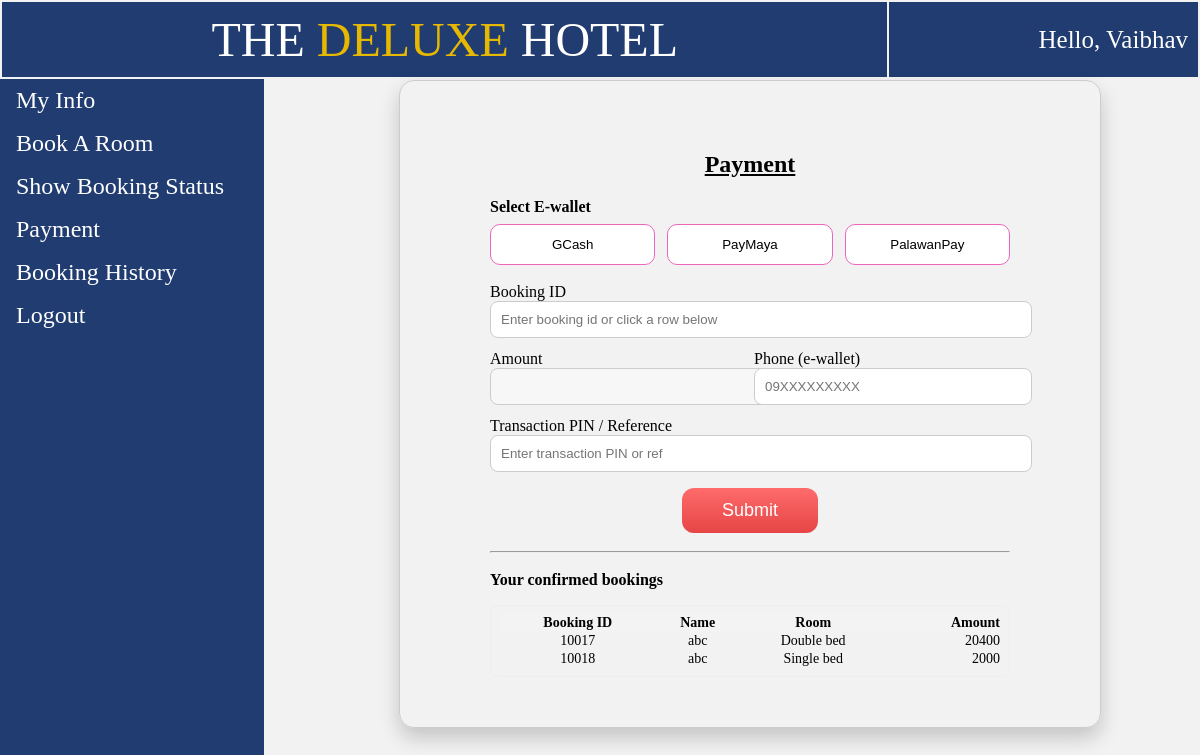
The page /user_payment.php on the database its author committed.
### tables this page shows
CREATE TABLE `temp_session` (
  `phone` int(11) NOT NULL,
  `password` varchar(20) NOT NULL,
  `name` varchar(20) NOT NULL,
  `email` varchar(30) NOT NULL,
  `idproof` varchar(20) NOT NULL,
  `dob` date NOT NULL
);

CREATE TABLE `confirmed_booking` (
  `phone` int(11) NOT NULL,
  `name` varchar(20) NOT NULL,
  `idproof` varchar(20) NOT NULL,
  `room_type` varchar(20) NOT NULL,
  `checkin` date NOT NULL,
  `checkout` date NOT NULL,
  `days` int(11) NOT NULL,
  `ac` varchar(5) NOT NULL,
  `breakfast` varchar(5) NOT NULL,
  `lunch` varchar(5) NOT NULL,
  `snacks` varchar(5) NOT NULL,
  `dinner` varchar(5) NOT NULL,
  `swimming` varchar(5) NOT NULL,
  `price` int(11) NOT NULL,
  `book_id` int(11) NOT NULL
);

### user_payment.php (the view, shortened to what this page needs)
<!DOCTYPE html>
<html>
<head>
</head>
<body>
	<?php
		$conn = new mysqli("localhost","root","", "iwp");
		$sql = "SELECT * from temp_session";
		$result=mysqli_query($conn, $sql);
		$row=mysqli_fetch_row($result); ?>
	<table style="width: 100%;">
		<tr>
			<td id="td1" style="padding: 10px; font-size: 48px;">THE <p style="color: #e6b800; display: inline;">DELUXE</p> HOTEL</td>
			<td id="td1" style="font-size: 25px; text-align: right;">Hello, <?php echo $row[2]; ?></td>
		</tr>
	</table>
	<ul>
		<li><a href="user_view.php">My Info</a></li>
		<li><a href="bookroom.php">Book A Room</a></li>
		<li><a href="user_room_status.php">Show Booking Status</a></li>
		<li><a href="user_payment.php">Payment</a></li>
		<li><a href="user_booking_history.php">Booking History</a></li>
		<li><a href="index.php">Logout</a></li>
	</ul>
	<div style="margin-left:25%;padding:1px 16px;height:1000px;">
		<div class="basic_box">
			<h2 style="text-align:center; text-decoration:underline;">Payment</h2>
			<?php
				$conn = new mysqli("localhost","root","", "iwp");
				$sql1 = "SELECT * from confirmed_booking";
				$bookings = [];
				if ($result=mysqli_query($conn,$sql1)) {
					while ($row=mysqli_fetch_array($result, MYSQLI_BOTH)) {
						$bookings[] = $row;
					}
				}
			?>
			<div id="ewallet-ui" style="max-width:520px;margin:0 auto;">
				<label style="display:block;margin-bottom:8px;font-weight:bold;">Select E-wallet</label>
				<div style="display:flex;gap:12px;margin-bottom:18px;">
					<button type="button" class="ewallet-btn" data-provider="Gcash" style="flex:1;padding:12px;border-radius:10px;border:1px solid #e6b; background:#fff;">GCash</button>
					<button type="button" class="ewallet-btn" data-provider="Paymaya" style="flex:1;padding:12px;border-radius:10px;border:1px solid #e6b; background:#fff;">PayMaya</button>
					<button type="button" class="ewallet-btn" data-provider="PalawanPay" style="flex:1;padding:12px;border-radius:10px;border:1px solid #e6b; background:#fff;">PalawanPay</button>
				</div>
				<div style="margin-bottom:12px;">
					<label>Booking ID</label>
					<input id="book-id" type="text" placeholder="Enter booking id or click a row below" style="width:100%;padding:10px;border-radius:8px;border:1px solid #ccc;" />
				</div>
				<div style="margin-bottom:12px;display:flex;gap:8px;">
						<div style="flex:1;">
						<label>Amount</label>
						<input id="amount" type="text" readonly style="width:100%;padding:10px;border-radius:8px;border:1px solid #ccc;background:#f7f7f7;" />
					</div>
					<div style="flex:1;">
						<label>Phone (e-wallet)</label>
						<input id="phone" name="phone" type="text" placeholder="09XXXXXXXXX" style="width:100%;padding:10px;border-radius:8px;border:1px solid #ccc;" />
					</div>
				</div>
				<div style="margin-bottom:12px;">
					<label>Transaction PIN / Reference</label>
					<input id="txn_ref" type="password" placeholder="Enter transaction PIN or ref" style="width:100%;padding:10px;border-radius:8px;border:1px solid #ccc;" />
				</div>
				<form id="pay-form" action="payment.php" method="post">
					<div style="text-align:center;margin-top:16px;">
						<button id="pay-now" type="button" style="background:linear-gradient(180deg,#ff6b6b,#e64545);color:#fff;border:none;padding:12px 40px;border-radius:12px;font-size:18px;">Submit</button>
					</div>
				</form>
				<hr style="margin:18px 0;">
				<p style="font-weight:bold;">Your confirmed bookings</p>
				<div id="bookings-list" style="max-height:220px;overflow:auto;border-radius:8px;border:1px solid #eee;padding:8px;">
					<?php if (count($bookings)===0) { echo '<p>No confirmed bookings found.</p>'; } else {
						echo '<table style="width:100%;font-size:14px;border-collapse:collapse;">';
						echo '<tr style="font-weight:bold;background:#f3f3f3;"><td>Booking ID</td><td>Name</td><td>Room</td><td style="text-align:right">Amount</td></tr>';
						foreach($bookings as $b) {
							$bid = '';
							if (isset($b['book_id'])) $bid = $b['book_id'];
							elseif (isset($b['bookid'])) $bid = $b['bookid'];
							elseif (isset($b[14])) $bid = $b[14];
							$amt = '';
							if (isset($b['price'])) $amt = $b['price'];
							elseif (isset($b['amount'])) $amt = $b['amount'];
							elseif (isset($b[13])) $amt = $b[13];
							$name = isset($b['name']) ? $b['name'] : (isset($b[1]) ? $b[1] : '');
							$room = isset($b['room_type']) ? $b['room_type'] : (isset($b[3]) ? $b[3] : '');
							echo '<tr class="booking-row" data-book-id="'.htmlspecialchars($bid).'" data-amount="'.htmlspecialchars($amt).'" style="cursor:pointer;"><td>'.htmlspecialchars($bid).'</td><td>'.htmlspecialchars($name).'</td><td>'.htmlspecialchars($room).'</td><td style="text-align:right">'.htmlspecialchars($amt).'</td></tr>';
						}
						echo '</table>';
					} ?>
				</div>
			</div>
		</div>
	</div>
</body>
</html>

### user_payment.php (style rules this page uses)
body { margin: 0; background: #f2f2f2; }
table { font-size: 22px; }
.basic_box { border: 1px solid #ccc; border-radius: 15px; margin: auto; width: 600px; padding: 50px; box-shadow: 0 10px 20px rgba(0,0,0,0.19); }
#td1 { background-color: rgba(09,41,98,0.9); color: white; border: 10px; margin-top: -10px; padding: 10px; text-align: center; }
td { text-align: center; }
ul { list-style-type: none; margin: 0; padding: 0; width: 22%; font-size: 24px; background-color: rgba(09,41,98,0.9); text-decoration: none; position: fixed; height: 100%; overflow: auto; }
li { color: white; }
li a { display: block; color: white; padding: 8px 16px; text-decoration: none; }

### rows shown on the page
temp_session: name "Vaibhav"
confirmed_booking: book "10017", name "abc", room_type "Double bed", price "20400"
confirmed_booking: book "10018", name "abc", room_type "Single bed", price "2000"
